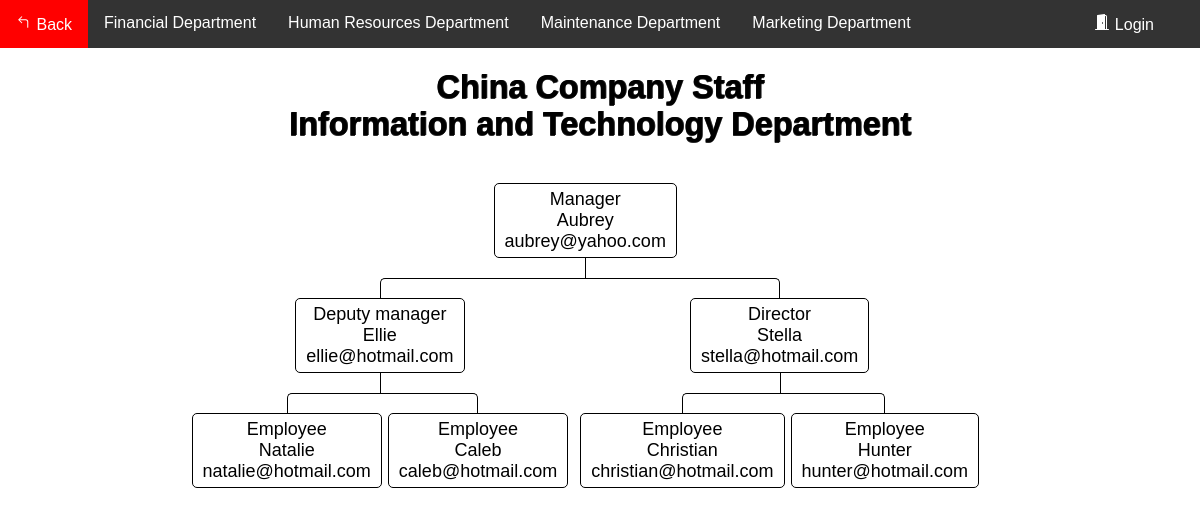
/Flowchart/flowchart_C_IT.php, run on the app's committed database.
### tables this page shows
CREATE TABLE `department_c` (
  `ID` int(11) NOT NULL,
  `Name` varchar(100) DEFAULT NULL,
  `email` varchar(100) DEFAULT NULL,
  `department` varchar(100) DEFAULT NULL,
  `Number` varchar(100) DEFAULT NULL,
  `position` varchar(100) DEFAULT NULL
);

### Flowchart/data_C.php (called while the page is built, shortened)
<?php
    require_once "config.php";
    $sql = "SELECT * from department_c where ID ='1029'";
    $result = $link->query($sql);
        if ($result->num_rows > 0) {
            while ($row = $result->fetch_assoc()) {
                $Name1029 = $row['Name'];
                $email1029 = $row['email'];
            }
        }
    $sql = "SELECT * from department_c where ID ='1030'";
    $result = $link->query($sql);
        if ($result->num_rows > 0) {
            while ($row = $result->fetch_assoc()) {
                $Name1030 = $row['Name'];
                $email1030 = $row['email'];
            }
        }
    $sql = "SELECT * from department_c where ID ='1031'";
    $result = $link->query($sql);
        if ($result->num_rows > 0) {
            while ($row = $result->fetch_assoc()) {
                $Name1031 = $row['Name'];
                $email1031 = $row['email'];
            }
        }
    $sql = "SELECT * from department_c where ID ='1032'";
    $result = $link->query($sql);
        if ($result->num_rows > 0) {
            while ($row = $result->fetch_assoc()) {
                $Name1032 = $row['Name'];
                $email1032 = $row['email'];
            }
        }
    $sql = "SELECT * from department_c where ID ='1033'";
    $result = $link->query($sql);
        if ($result->num_rows > 0) {
            while ($row = $result->fetch_assoc()) {
                $Name1033 = $row['Name'];
                $email1033 = $row['email'];
            }
        }
        $sql = "SELECT * from department_c where ID ='1034'";
    $result = $link->query($sql);
        if ($result->num_rows > 0) {
            while ($row = $result->fetch_assoc()) {
                $Name1034 = $row['Name'];
                $email1034 = $row['email'];
            }
        }
    $sql = "SELECT * from department_c where ID ='1035'";
    $result = $link->query($sql);
        if ($result->num_rows > 0) {
            while ($row = $result->fetch_assoc()) {
                $Name1035 = $row['Name'];
                $email1035 = $row['email'];
            }
        }
?>

### Flowchart/flowchart_C_IT.php (the view, shortened to what this page needs)
<?php
require_once "data_C.php";
?>
<!DOCTYPE html>
<html lang="en">
<head>
	<link rel="stylesheet" href="style.css">
</head>
<body>
<div class="navbar">
            <a href="../HomePages/Home.php">
			 Back</a>
			<a href="flowchart_C_F.php">Financial Department</a>
			<a href="flowchart_C_HR.php">Human Resources Department</a>
			<a href="flowchart_C_M.php">Maintenance Department</a>
			<a href="flowchart_C_Ma.php">Marketing Department</a>
			 <?php
                if(isset($_SESSION["loggedin"]) && $_SESSION["loggedin"] === true){
			?>
				<a href="../AccountSystem1/welcome.php" class="a1">
				<svg width="1em" height="1em" viewBox="0 0 16 16" class="bi bi-house-door-fill" fill="currentColor" xmlns="http://www.w3.org/2000/svg">
					<path d="M6.5 10.995V14.5a.5.5 0 0 1-.5.5H2a.5.5 0 0 1-.5-.5v-7a.5.5 0 0 1 .146-.354l6-6a.5.5 0 0 1 .708 0l6 6a.5.5 0 0 1 .146.354v7a.5.5 0 0 1-.5.5h-4a.5.5 0 0 1-.5-.5V11c0-.25-.25-.5-.5-.5H7c-.25 0-.5.25-.5.495z"/>
					<path fill-rule="evenodd" d="M13 2.5V6l-2-2V2.5a.5.5 0 0 1 .5-.5h1a.5.5 0 0 1 .5.5z"/>
				</svg>
				Home</a>
			<?php
                }else{
			?>
				<a href="../AccountSystem1/login.php" class="a1">
				Login</a>
			<?php
                }
            ?>
        </div>
<div>
<div>
	<br>
	<h1>China Company Staff<br>Information and Technology Department</h1>
	<nav class="nav">
							<ul style="text-align: center;">
								<li>
									<a href="#">Manager<br><?php echo $Name1029; ?><br><?php echo $email1029; ?></a>
										<ul>
											<li>
												<a href="#">Deputy manager<br><?php echo $Name1030; ?><br><?php echo $email1030; ?></a>
													<ul>
														<li>
															<a href="#">Employee<br><?php echo $Name1032; ?><br><?php echo $email1032; ?></a>
																<li>
																	<a href="#">Employee<br><?php echo $Name1033; ?><br><?php echo $email1033; ?></a>
																</li>
														</li>
													</ul>
														<li>
															<a href="#">Director<br><?php echo $Name1031; ?><br><?php echo $email1031; ?></a>
															<ul>
																<li>
																	<a href="#">Employee<br><?php echo $Name1034; ?><br><?php echo $email1034; ?></a>
																	<li>
																		<a href="#">Employee<br><?php echo $Name1035; ?><br><?php echo $email1035; ?></a>
																	</li>
																</li>
															</ul>
														</li>
													</li>
												</ul>
											</li>
										</ul>
	</nav>
</div>
</body>
</html>

### Flowchart/style.css (style rules this page uses)
*, *:before, *:after { -webkit-box-sizing: border-box; -moz-box-sizing: border-box; box-sizing: border-box; }
* { position: relative; margin: 0; padding: 0; border: 0 none; transition: all ease .4s; }
html, body { width: 100%; height: 100%; font-family: 'Fjalla One', sans-serif; font-size: 18px; }
.nav ul { position: relative; padding-top: 20px; }
.nav li { position: relative; padding: 20px 3px 0 3px; float: left; text-align: center; list-style-type: none; }
.nav li::before, .nav li::after { content: ''; position: absolute; top: 0; right: 50%; width: 50%; height: 20px; border-top: 1px solid #000000; }
.nav li::after { left: 50%; right: auto; border-left: 1px solid #000000; }
.nav li:only-child::after, .nav li:only-child::before { content: ''; display: none; }
.nav li:only-child { padding-top: 0; }
.nav li:first-child::before, .nav li:last-child::after { border: 0 none; }
.nav li:last-child::before { border-right: 1px solid #000000; border-radius: 0 5px 0 0; }
.nav li:first-child::after { border-radius: 5px 0 0 0; }
.nav ul ul::before { content: ''; position: absolute; top: 0; left: 50%; border-left: 1px solid #000000; width: 0; height: 20px; }
.nav li a { display: inline-block; padding: 5px 10px; border-radius: 5px; border: 1px solid #000000; text-decoration: none; color: #000000; font-family: arial, verdana, tahoma; font-size: 18px; }
.navbar { overflow: hidden; background-color: #333; font-family: Arial, Helvetica, sans-serif; }
.navbar a { float: left; font-size: 16px; color: white; text-align: center; padding: 14px 16px; text-decoration: none; }
.a1 { position: absolute; right: 30px; }

### Flowchart/flowchart_C_IT.php (style rules this page uses)
h1 { color: #000000; text-align: center; font-size: 1.8rem; text-shadow: rgba(0,0,0,0.6) 1px 0, rgba(0,0,0,0.6) 1px 0, rgba(0,0,0,0.6) 0 1px, rgba(0,0,0,0.6) 0 1px; }
.nav { margin: 20px auto; width: 835px; min-height: auto; text-align: center; }

### data on the page
department_c: Name "Aubrey", email "aubrey@yahoo.com"
department_c: Name "Ellie", email "ellie@hotmail.com"
department_c: Name "Natalie", email "natalie@hotmail.com"
department_c: Name "Caleb", email "caleb@hotmail.com"
department_c: Name "Stella", email "stella@hotmail.com"
department_c: Name "Christian", email "christian@hotmail.com"
department_c: Name "Hunter", email "hunter@hotmail.com"
